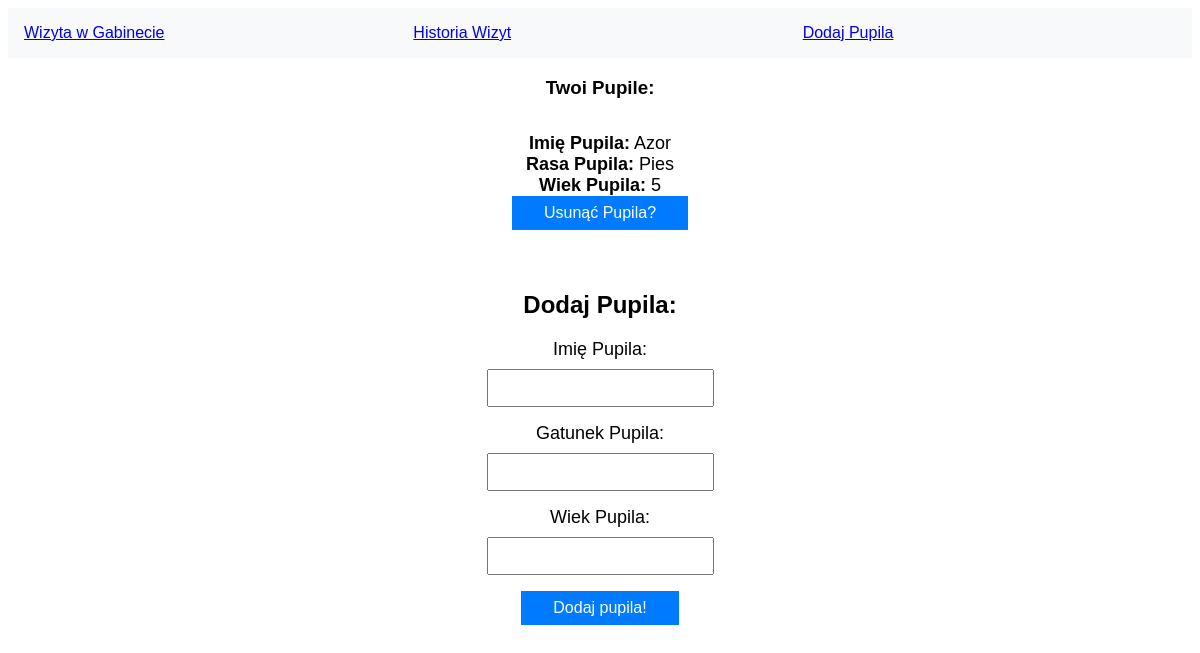
The app's page /addpet with its own data.
### app.py (models this page shows)
class Pet(db.Model):
    id = db.Column(db.Integer, primary_key=True)
    id_owner = db.Column(db.Integer)
    name = db.Column(db.String(80), nullable=False)
    race = db.Column(db.String(120), nullable=False)
    age = db.Column(db.Integer, nullable=False)
    is_active = db.Column(db.Boolean, default=True)
    visits = db.relationship('Visit', backref='pet', lazy=True)

### app.py (the view)
@app.route('/addpet', methods=['GET', 'POST'])
def addpet():
    if request.method == 'POST':
        name = request.form['name']
        race = request.form['race']
        age = request.form['age']
        new_pet = Pet(name=name, race=race, age=age, is_active=True)
        db.session.add(new_pet)
        db.session.commit()
        return redirect('/addpet')
    else:
        pets = Pet.query.filter_by(is_active=True).all()
        return render_template('addpet.html', pets=pets)

### templates/addpet.html (shortened to what this page needs)
{% extends 'navbar.html' %}
{% block content %}
<div class="content">
    <h3>Twoi Pupile:</h3>
    {% if pets %}
        <ul>
            {% for pet in pets %}
                <li>
                    <strong>Imię Pupila:</strong> {{ pet.name }}<br>
                    <strong>Rasa Pupila:</strong> {{ pet.race }}<br>
                    <strong>Wiek Pupila:</strong> {{ pet.age }}<br>
                    <form action="/confirmdelete" method="post" style="display: inline;">
                        <input type="submit" value="Usunąć Pupila?">
                    </form>
                </li>
            {% endfor %}
        </ul>
    {% else %}
        <p>Nie masz dodanych żadnych przyjaciół. Patrz jak Tosia płacze :'(</p>
        <img src="https://i.ibb.co/0ZjR2qD/Sad.jpg" alt="Sad">
    {% endif %}
    <h2>Dodaj Pupila:</h2>
    <form action="/addpet" method="post">
        <label for="name">Imię Pupila:</label>
        <input type="text" id="name" name="name" required>
        <label for="race">Gatunek Pupila:</label>
        <input type="text" id="race" name="race" required>
        <label for="age">Wiek Pupila:</label>
        <input type="number" id="age" name="age" required>
        <input type="submit" value="Dodaj pupila!">
    </form>
</div>
{% endblock %}

### templates/addpet.html (style rules this page uses)
body { font-family: Arial, sans-serif; }
.content { display: flex; flex-direction: column; align-items: center; justify-content: flex-start; height: 80vh; text-align: center; }
.content ul { list-style: none; padding: 0; margin-bottom: 2em; }
.content ul li { margin-bottom: 0.5em; font-family: 'Arial', sans-serif; font-size: 18px; }
.content form { display: flex; flex-direction: column; align-items: center; }
.content form label { margin-bottom: 0.5em; font-family: 'Arial', sans-serif; font-size: 18px; }
.content form input[type="text"], .content form input[type="number"] { margin-bottom: 1em; padding: 0.5em; font-family: 'Arial', sans-serif; font-size: 16px; }
.content form input[type="submit"] { padding: 0.5em 2em; background-color: #007bff; color: #fff; border: none; font-family: 'Arial', sans-serif; font-size: 16px; cursor: pointer; }

### records on screen
Pet: name "Azor", race "Pies", age "5"
